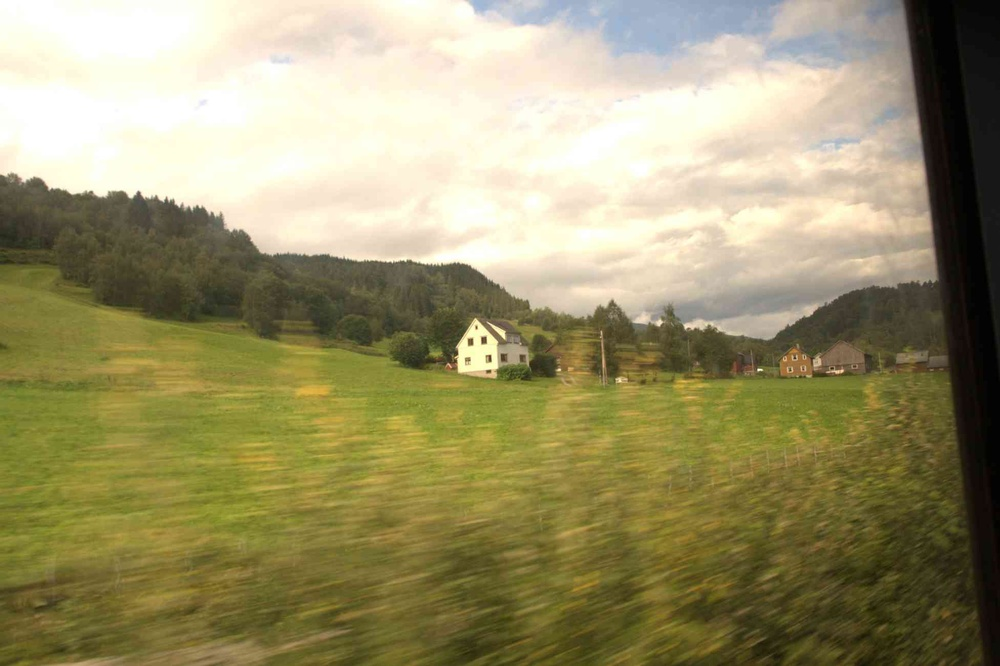
#> input picture stegtester/transcode/225.jpg, 1000 x 666 px, shrunk from 1953 x 1301 before the run
$ python jpeg.py 225.jpg out.png 5   (Python 2 division)
#> lines starting #> are read from the running program, lines starting #| are printed output that depends on the picture
#!/usr/bin/python

import sys
from PIL import Image

print 'Number of arguments:', len(sys.argv), 'arguments.'
print 'Argument List:', str(sys.argv)

if len(sys.argv) == 4:
     filein = sys.argv[1]
     fileout = sys.argv[2]
     target_jpeg_quality = int(sys.argv[3])
     img = Image.open(filein)
#> img is the input picture: PIL image 1000x666 RGB; mean R, G, B 154.3, 147.1, 107.1
     print "input img info: ", img.format, img.size, img.mode
#| input img info:  JPEG (1000, 666) RGB
     img.save(fileout, "JPEG", quality=target_jpeg_quality)
     img = Image.open(fileout)
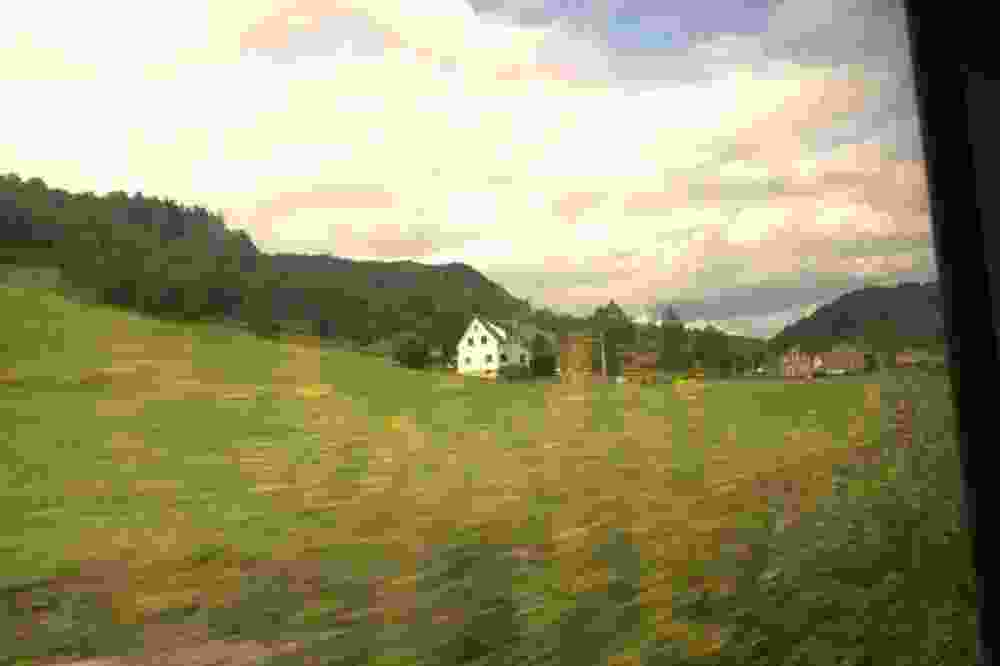
#> img: PIL image 1000x666 RGB; mean R, G, B 151.1, 148, 106.3
     print "output img info: ", img.format, img.size, img.mode
#| output img info:  JPEG (1000, 666) RGB
else:
     print "Usage: jpeg.py <input file> <output file> <target jpeg quality>"
